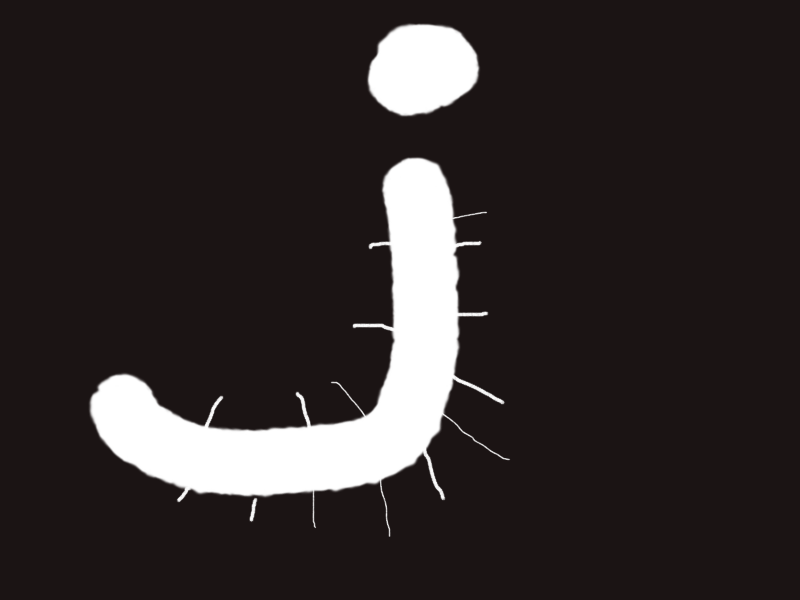
#> input picture image/tophat.bmp, 800 x 600 px
$ python 22-morphologyEx_tophat.py
#> lines starting #> are read from the running program, lines starting #| are printed output that depends on the picture
import numpy as np
import cv2

# 图像顶帽
if __name__ == '__main__':
    img = cv2.imread('../image/tophat.bmp', cv2.IMREAD_UNCHANGED)
#> img is the input picture: shape (600, 800, 3); mean B, G, R 43.7, 43.7, 50
    cv2.imshow('original', img)

    img = cv2.morphologyEx(img, cv2.MORPH_TOPHAT, kernel=np.ones((5, 5),dtype=np.uint8))
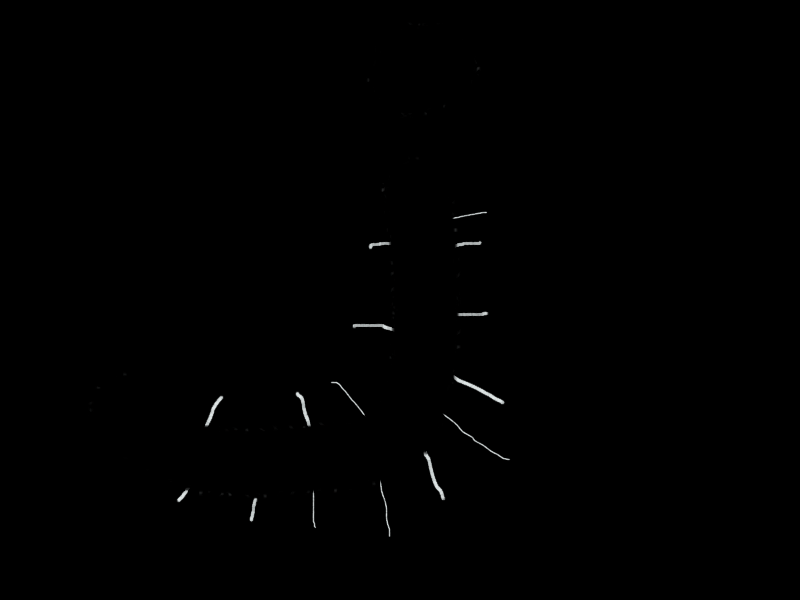
#> img: shape (600, 800, 3); mean B, G, R 0.6, 0.6, 0.6
    cv2.imshow('ret', img)

    cv2.waitKey(3000)
    cv2.destroyAllWindows()
